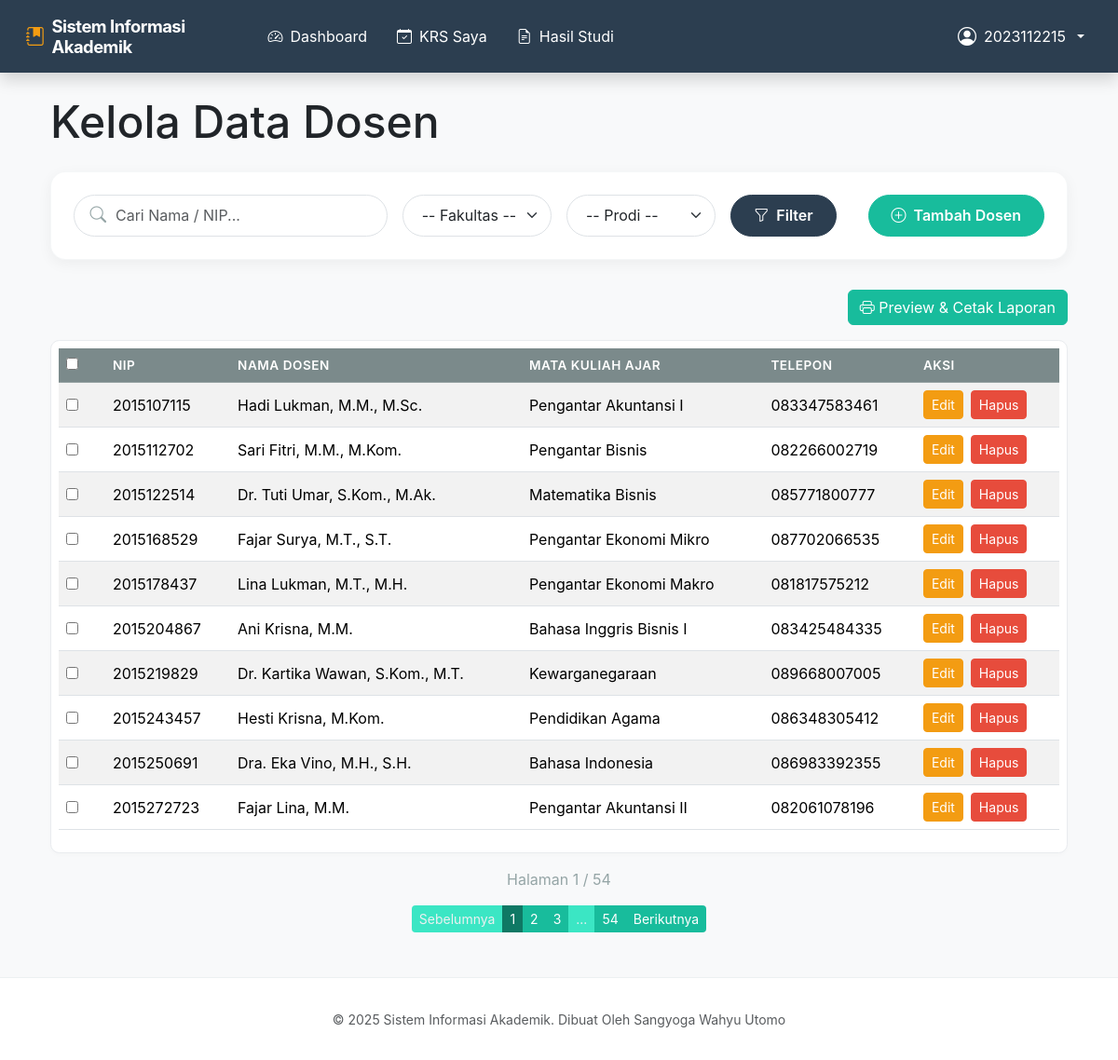
/dosen (signed in), run on the app's committed database.
### tables this page shows
CREATE TABLE tbDosen (
            nip TEXT PRIMARY KEY, 
            nama TEXT NOT NULL, 
            matkul_ajar TEXT,
            telepon TEXT
        );

### routes/dosen.py (the view)
@dosen_bp.route('/dosen')
def daftar_dosen():
    if not session.get('logged_in'):
        flash('Anda harus login untuk mengakses halaman ini.', 'warning')
        return redirect(url_for('auth.login'))
    conn = get_db()
    page = request.args.get('page', 1, type=int)
    q = request.args.get('q', '')
    prodi = request.args.get('prodi', '')
    fakultas = request.args.get('fakultas', '')
    offset = (page - 1) * PER_PAGE
    data = repo.daftar_dosen(conn, search_term=q, fakultas=fakultas, prodi=prodi, limit=PER_PAGE, offset=offset)
    total_data = repo.hitung_jumlah_dosen(conn, search_term=q, fakultas=fakultas, prodi=prodi)
    total_pages = ceil(total_data / PER_PAGE)
    daftar_prodi = repo.ambil_daftar_prodi(conn)
    daftar_fakultas = repo.ambil_daftar_fakultas(conn)
    if (q or prodi or fakultas) and not data and total_data == 0:
        flash(f"Tidak ada data Dosen yang ditemukan.", 'info')
    return render_template('dosen.html',
                           data=data,
                           page=page,
                           total_pages=total_pages,
                           q=q,
                           prodi=prodi,
                           fakultas=fakultas,
                           daftar_prodi=daftar_prodi,
                           daftar_fakultas=daftar_fakultas,
                           total_data=total_data,
                           PER_PAGE=PER_PAGE)

### app.py (called while the page is built, shortened)
@app.context_processor
def inject_totals():
    return dict(nav_total_pending=0)

@app.teardown_appcontext
def close_connection(exception):
    repo.close_connection(exception)

### repository.py (called while the page is built)
def get_db():
    db = getattr(g, '_database', None)
    if db is None:
        db = g._database = sqlite3.connect(DATABASE_NAME)
        db.row_factory = sqlite3.Row
    return db

def close_connection(exception):
    db = getattr(g, '_database', None)
    if db is not None:
        db.close()

def daftar_dosen(conn, search_term=None, fakultas=None, prodi=None, limit=None, offset=0):
    cursor = conn.cursor()
    query = """
        SELECT DISTINCT d.* FROM tbDosen d
        LEFT JOIN tbMatakuliah m ON d.matkul_ajar = m.nama_matkul
        WHERE 1=1
    """
    params = []
    if search_term:
        query += " AND (d.nip LIKE ? OR d.nama LIKE ?)"
        params.extend([f'%{search_term}%', f'%{search_term}%'])
    if fakultas:
        query += " AND m.fakultas_temp = ?" # Note: We might need a proper join or assume name-based logic
        pass
    if prodi:
        query += " AND m.prodi = ?"
        params.append(prodi)
    query += " ORDER BY d.nip"
    if limit is not None:
        query += " LIMIT ? OFFSET ?"
        params.extend([limit, offset])
    cursor.execute(query, params)
    return cursor.fetchall()

def hitung_jumlah_dosen(conn, search_term=None, fakultas=None, prodi=None):
    cursor = conn.cursor()
    query = """
        SELECT COUNT(DISTINCT d.nip) FROM tbDosen d
        LEFT JOIN tbMatakuliah m ON d.matkul_ajar = m.nama_matkul
        WHERE 1=1
    """
    params = []
    if search_term:
        query += " AND (d.nip LIKE ? OR d.nama LIKE ?)"
        params.extend([f'%{search_term}%', f'%{search_term}%'])
    if prodi:
        query += " AND m.prodi = ?"
        params.append(prodi)
    cursor.execute(query, params)
    return cursor.fetchone()[0]

def ambil_daftar_prodi(conn):
    cursor = conn.cursor()
    cursor.execute('SELECT DISTINCT prodi FROM tbMatakuliah WHERE prodi != "Umum" ORDER BY prodi')
    return [row[0] for row in cursor.fetchall()]

def ambil_daftar_fakultas(conn):
    cursor = conn.cursor()
    cursor.execute('SELECT DISTINCT fakultas FROM tbMahasiswa WHERE fakultas IS NOT NULL ORDER BY fakultas')
    result = [row[0] for row in cursor.fetchall()]
    if not result:
        return ['Fakultas Teknik', 'Fakultas Ekonomi', 'Fakultas Sastra', 'Fakultas Hukum']
    return result

### routes/general.py (called while the page is built)
def get_db():
    return repo.get_db()

### templates/dosen.html (shortened to what this page needs)
{% extends "base.html" %}
{% block content %}
<div class="container">
    <h1 class="mb-4">Kelola Data Dosen</h1>
    <form method="GET" action="{{ url_for('dosen.daftar_dosen') }}" class="filter-card">
        <div class="row g-3 align-items-center">
            <div class="col-md-4">
                <div class="search-input-group">
                    <input type="text" name="q" class="form-control" placeholder="Cari Nama / NIP..." value="{{ q }}"
                        oninput="toggleClear(this)">
                </div>
            </div>
            <div class="col-md-2">
                <select name="fakultas" class="form-select filter-select" onchange="this.form.submit()">
                    <option value="">-- Fakultas --</option>
                </select>
            </div>
            <div class="col-md-2">
                <select name="prodi" class="form-select filter-select" onchange="this.form.submit()">
                    <option value="">-- Prodi --</option>
                </select>
            </div>
            <div class="col-auto">
                <button type="submit" class="btn btn-primary btn-filter-apply">
                    <i class="bi bi-funnel"></i> Filter
                </button>
            </div>
            <div class="col-md-auto ms-auto text-md-end">
                <a href="{{ url_for('admin.tambah_dosen') }}" class="btn btn-success btn-filter-apply">
                    <i class="bi bi-plus-circle"></i> Tambah Dosen
                </a>
            </div>
        </div>
    </form>
    <form id="reportForm" action="{{ url_for('admin.preview_report') }}" method="post" target="_blank">
        <div class="mb-3 d-flex justify-content-end">
            <button type="submit" class="btn btn-success">
                <i class="bi bi-printer"></i> Preview & Cetak Laporan
            </button>
        </div>
    </form>
    <div class="table-responsive">
        <table class="table table-striped table-hover align-middle">
            <thead class="table-dark">
                <tr>
                    <th scope="col" style="width: 50px;"><input type="checkbox" id="selectAll"></th>
                    <th scope="col">NIP</th>
                    <th scope="col">Nama Dosen</th>
                    <th scope="col">Mata Kuliah Ajar</th>
                    <th scope="col">Telepon</th>
                    <th scope="col">Aksi</th>
                </tr>
            </thead>
            <tbody>
                {% for dsn in data %}
                <tr>
                    <td><input type="checkbox" value="{{ dsn['nip'] }}" class="select-item"></td>
                    <td>{{ dsn['nip'] }}</td>
                    <td>{{ dsn['nama'] }}</td>
                    <td>{{ dsn['matkul_ajar'] }}</td>
                    <td>{{ dsn['telepon'] }}</td>
                    <td>
                        <div class="d-flex gap-2">
                            <a href="{{ url_for('admin.edit_dosen', nip=dsn['nip']) }}"
                                class="btn btn-sm btn-warning">Edit</a>
                            <form action="{{ url_for('admin.hapus_dosen', nip=dsn['nip']) }}" method="post"
                                onsubmit="return confirm('Yakin hapus data ini?')">
                                <button type="submit" class="btn btn-sm btn-danger">Hapus</button>
                            </form>
                        </div>
                    </td>
                </tr>
                {% else %}
                <tr>
                    <td colspan="6" class="text-center">Tidak ada data dosen.</td>
                </tr>
                {% endfor %}
            </tbody>
        </table>
    </div>
    {% if total_pages > 1 %}
    <p class="text-center mt-3 text-secondary">
        Halaman {{ page }} / {{ total_pages }}
    </p>
    <nav aria-label="Page navigation" class="mb-4">
        <ul class="pagination justify-content-center pagination-sm">
            <li class="page-item {% if page == 1 %}disabled{% endif %}">
                <a class="page-link"
                    href="{{ url_for('dosen.daftar_dosen', page=page-1, q=q, prodi=prodi, fakultas=fakultas) }}">Sebelumnya</a>
            </li>
            {% set start = [1, page - 2]|max %}
            {% set end = [total_pages, page + 2]|min %}
            {% for p in range(start, end + 1) %}
            <li class="page-item {% if p == page %}active{% endif %}">
                <a class="page-link"
                    href="{{ url_for('dosen.daftar_dosen', page=p, q=q, prodi=prodi, fakultas=fakultas) }}">{{ p }}</a>
            </li>
            {% endfor %}
            {% if end < total_pages %} {% if end < total_pages - 1 %} <li class="page-item disabled"><span
                    class="page-link">...</span></li>
                {% endif %}
                <li class="page-item"><a class="page-link"
                        href="{{ url_for('dosen.daftar_dosen', page=total_pages, q=q, prodi=prodi, fakultas=fakultas) }}">{{
                        total_pages }}</a>
                </li>
                {% endif %}
                <li class="page-item {% if page == total_pages %}disabled{% endif %}">
                    <a class="page-link"
                        href="{{ url_for('dosen.daftar_dosen', page=page+1, q=q, prodi=prodi, fakultas=fakultas) }}">Berikutnya</a>
                </li>
        </ul>
    </nav>
    {% endif %}
</div>
{% endblock %}

### static/css/style.css (style rules this page uses)
:root { --bs-primary: #2c3e50; --bs-success: #18bc9c; --bs-info: #3498db; --bs-danger: #e74c3c; }
body { background-color: #f8f9fa; display: flex; flex-direction: column; min-height: 100vh; font-family: 'Inter', -apple-system, BlinkMacSystemFont, "Segoe UI", Roboto, Helvetica, Arial, sans-serif; }
.table-responsive { background-color: white; border-radius: 0.6rem; padding: 0.5rem; border: 1px solid #e9ecef; box-shadow: 0 2px 5px rgba(0, 0, 0, 0.02); }
.table thead th { font-size: 0.85rem; text-transform: uppercase; letter-spacing: 0.5px; font-weight: 600; border-top: none; }
.btn-warning { color: white !important; }
.filter-card { background: white; padding: 1.5rem; border-radius: 1rem; box-shadow: 0 4px 15px rgba(0, 0, 0, 0.05); margin-bottom: 2rem; border: 1px solid rgba(236, 240, 241, 0.5); transition: transform 0.3s ease; }
.search-input-group { position: relative; }
.search-input-group .form-control { border-radius: 50px; padding-left: 2.75rem; padding-right: 2.75rem; border: 1px solid #dee2e6; transition: all 0.3s ease; height: 45px; }
.filter-select { border-radius: 50px !important; padding-left: 1.25rem; border: 1px solid #dee2e6; height: 45px; cursor: pointer; }
.btn-filter-apply { border-radius: 50px !important; padding-left: 1.5rem; padding-right: 1.5rem; height: 45px; font-weight: 600; display: flex; align-items: center; justify-content: center; gap: 0.5rem; }

### data on the page
tbDosen: nip "2015107115", nama "Hadi Lukman, M.M., M.Sc.", matkul_ajar "Pengantar Akuntansi I", telepon "083347583461"
tbDosen: nip "2015112702", nama "Sari Fitri, M.M., M.Kom.", matkul_ajar "Pengantar Bisnis", telepon "082266002719"
tbDosen: nip "2015122514", nama "Dr. Tuti Umar, S.Kom., M.Ak.", matkul_ajar "Matematika Bisnis", telepon "085771800777"
tbDosen: nip "2015168529", nama "Fajar Surya, M.T., S.T.", matkul_ajar "Pengantar Ekonomi Mikro", telepon "087702066535"
tbDosen: nip "2015178437", nama "Lina Lukman, M.T., M.H.", matkul_ajar "Pengantar Ekonomi Makro", telepon "081817575212"
tbDosen: nip "2015204867", nama "Ani Krisna, M.M.", matkul_ajar "Bahasa Inggris Bisnis I", telepon "083425484335"
tbDosen: nip "2015219829", nama "Dr. Kartika Wawan, S.Kom., M.T.", matkul_ajar "Kewarganegaraan", telepon "089668007005"
tbDosen: nip "2015243457", nama "Hesti Krisna, M.Kom.", matkul_ajar "Pendidikan Agama", telepon "086348305412"
tbDosen: nip "2015250691", nama "Dra. Eka Vino, M.H., S.H.", matkul_ajar "Bahasa Indonesia", telepon "086983392355"
tbDosen: nip "2015272723", nama "Fajar Lina, M.M.", matkul_ajar "Pengantar Akuntansi II", telepon "082061078196"

### other printed values
{{ session.get('username') }} "2023112215"
{{ page }} "1"
{{ total_pages }} "54"
{{ p }} "1" "2" "3"
